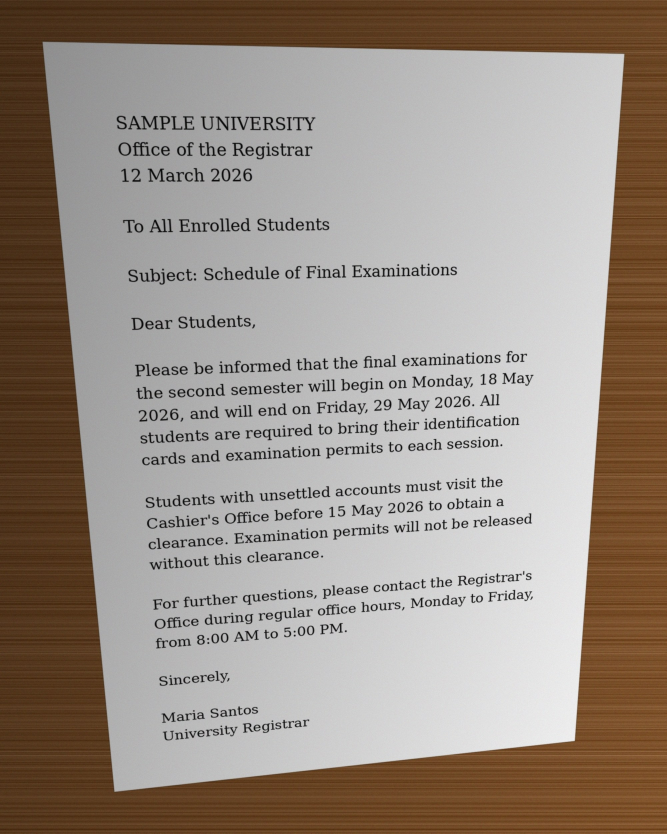
#> input picture tests/fixtures/letter_photo.jpg, 2000 x 2500 px (shown at 1/3 size); its folder holds only this picture in this run
$ python -i enhancement.py   (imports and definitions only)   (older library calls are emulated)
#> lines starting #> are read from the running program, lines starting #| are printed output that depends on the picture
"""Digital-signal-processing enhancement pipeline for OCR preparation.

Every stage is a real 2-D filtering / point-operation on the image signal:

 1. grayscale conversion        Y = 0.299 R + 0.587 G + 0.114 B             (cv2.cvtColor)
 2. resampling                  bicubic interpolation up, area averaging down (cv2.resize)
 3. illumination correction     background = large low-pass of the morphologically closed page; page / background
                                (homomorphic-style division removes shadows and vignetting)
 4. noise reduction             Gaussian (linear low-pass), median (non-linear, edge preserving), bilateral
 5. contrast enhancement        global histogram equalisation and/or CLAHE (tile based, clip limited)
 6. sharpening                  unsharp mask (I + a (I - G*I)) or a 3x3 Laplacian-based convolution kernel
 7. thresholding                Otsu (global, histogram based) or adaptive Gaussian (local mean)
 8. morphology                  erosion / dilation / opening / closing applied to the INK (text) so that
                                "erode" always thins strokes and "dilate" thickens them

Interpolation (stage 2) only resamples; it does not recover detail that the camera never captured.
"""
from __future__ import annotations

import time
from typing import Any

import cv2
import numpy as np

from .common import odd, to_gray
from .schema import defaults, load_schema, preset_params, validate_params

MAX_WORKING_SIDE = 4500


# ----------------------------------------------------------------------------- analysis (for the "automatic" preset)
# [25 lines left out: functions _white_noise_sigma, _flat_block_sigma, estimate_noise_sigma, not called in this run]


def estimate_background(gray: np.ndarray) -> np.ndarray:
    """Smooth estimate of the page illumination (computed on a down-scaled copy for speed)."""
    h, w = gray.shape
    factor = max(1, int(round(max(h, w) / 700)))
    small = cv2.resize(gray, (max(1, w // factor), max(1, h // factor)), interpolation=cv2.INTER_AREA) if factor > 1 else gray
    k = odd(max(7, min(small.shape) // 25))
    closed = cv2.morphologyEx(small, cv2.MORPH_CLOSE, cv2.getStructuringElement(cv2.MORPH_ELLIPSE, (k, k)))
    smooth = cv2.GaussianBlur(closed, (0, 0), sigmaX=max(3.0, min(small.shape) / 30.0))
    return cv2.resize(smooth, (w, h), interpolation=cv2.INTER_LINEAR) if factor > 1 else smooth


def analyze(gray: np.ndarray) -> dict[str, float]:
    h, w = gray.shape
    bg = estimate_background(gray).astype(np.float32)
    lap = cv2.Laplacian(cv2.resize(gray, (1200, int(1200 * h / w))) if w > 1200 else gray, cv2.CV_64F)
    return {
        "long_side": float(max(h, w)),
        "noise_sigma": round(estimate_noise_sigma(gray), 2),
        "contrast_std": round(float(np.std(gray)), 2),
        "illumination_variation": round(float(np.std(bg) / max(float(np.mean(bg)), 1.0)), 4),
        "sharpness_laplacian_var": round(float(lap.var()), 1),
        "mean_intensity": round(float(np.mean(gray)), 1),
    }


# [63 lines left out: functions auto_params, resolve_params, resample, not called in this run]


def remove_shadows(gray: np.ndarray) -> np.ndarray:
    bg = estimate_background(gray)
    return cv2.divide(gray, np.maximum(bg, 1), scale=255)


# [98 lines left out: functions denoise, sharpen, threshold, morphology, enhance, not called in this run]

>>> import cv2
>>> picture = cv2.imread('../../tests/fixtures/letter_photo.jpg', cv2.IMREAD_GRAYSCALE)
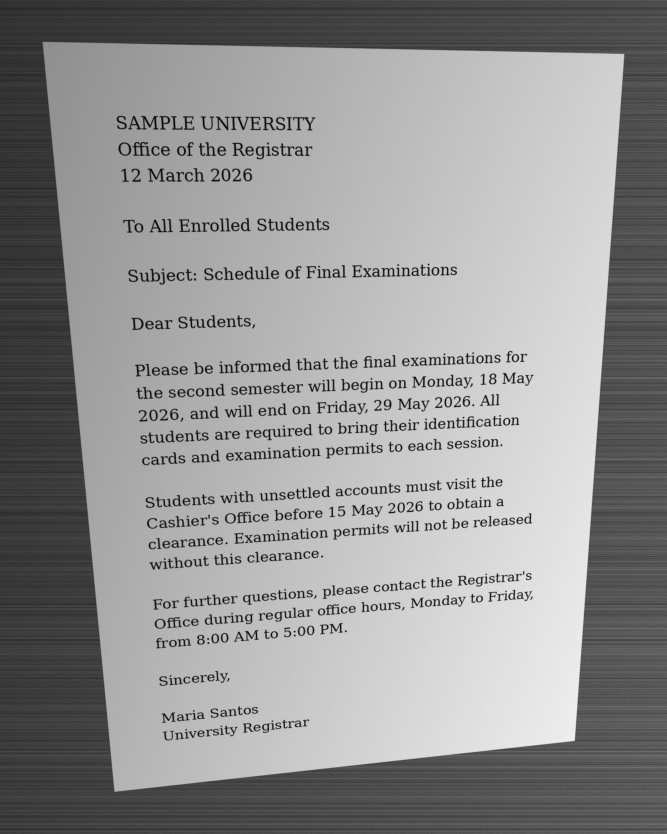
#> picture: shape (2500, 2000) (shown at 1/3 size); min 0, max 245, mean 146.4
>>> result = analyze(picture)
#> in estimate_background, `small = cv2.resize(gray, (max(1, w // factor), max(1, h // factor)), i..`:
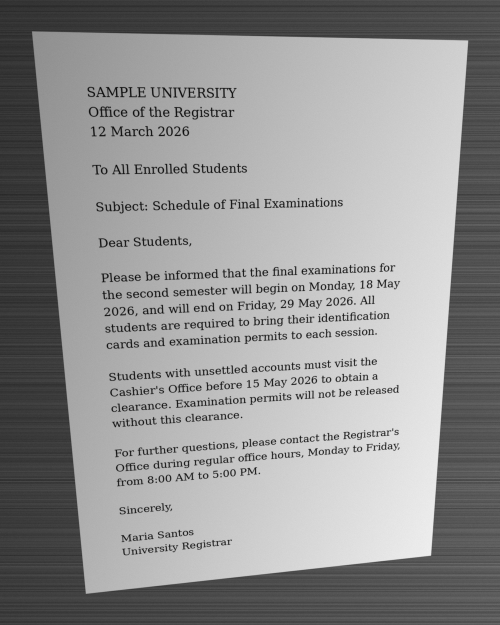
#> small: shape (625, 500); min 11, max 239, mean 146.4
#> (the run stopped early here; a loop or call above may not have finished)

$ run again, on tests/fixtures/registration_form_photo.jpg
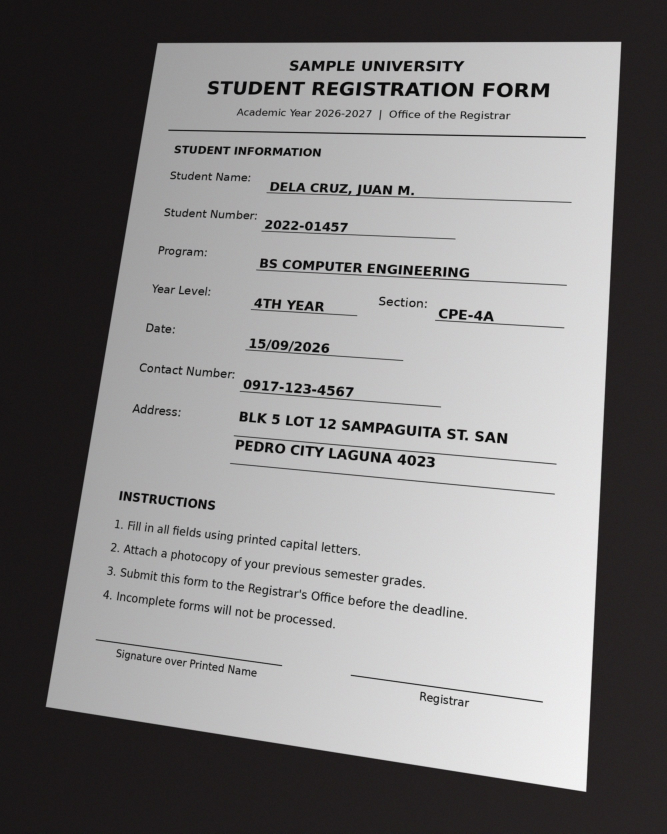
#> input picture tests/fixtures/registration_form_photo.jpg, 2000 x 2500 px (shown at 1/3 size)
#> in estimate_background, `small = cv2.resize(gray, (max(1, w // factor), max(1, h // factor)), i..`:
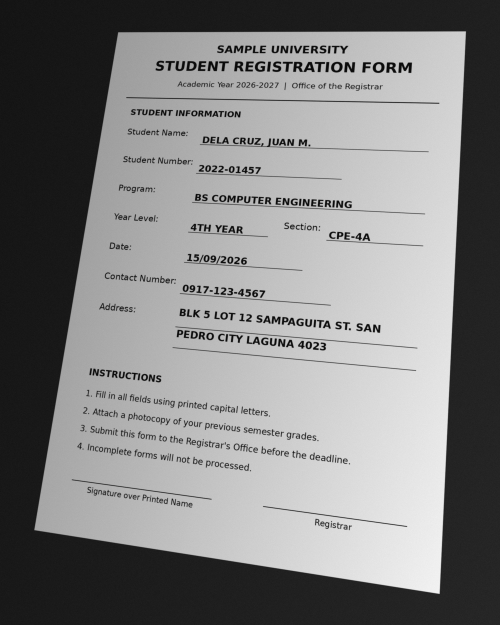
#> small: shape (625, 500); min 7, max 242, mean 129.6
